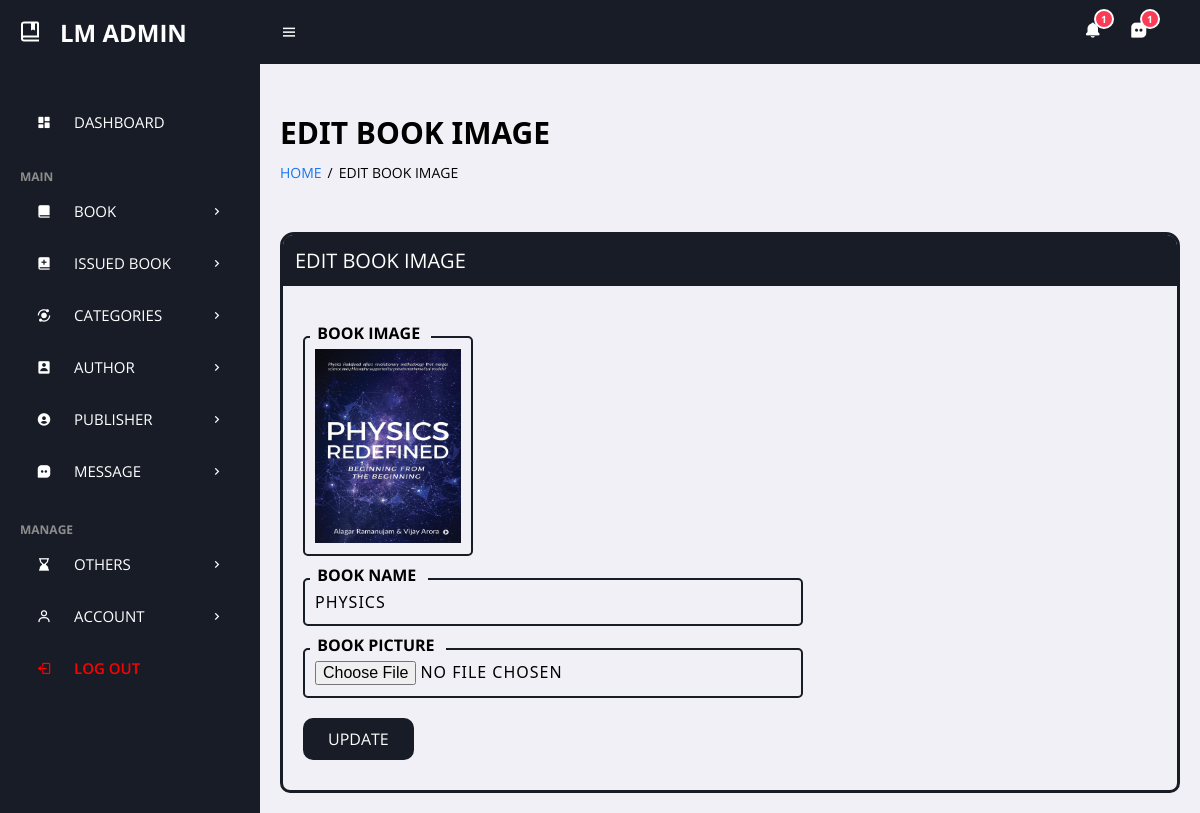
Page /admin/change-bookimg.php?bookid=3 (signed in) on the committed database.
### tables this page shows
CREATE TABLE `tblbooks` (
  `id` int(11) NOT NULL,
  `BookName` varchar(255) DEFAULT NULL,
  `CatId` int(11) DEFAULT NULL,
  `AuthorId` int(11) DEFAULT NULL,
  `PubId` int(11) DEFAULT NULL,
  `ISBNNumber` varchar(25) DEFAULT NULL,
  `BookPrice` decimal(10,2) DEFAULT NULL,
  `bookImage` varchar(250) NOT NULL,
  `isIssued` int(1) DEFAULT NULL,
  `RegDate` timestamp NULL DEFAULT current_timestamp(),
  `UpdationDate` timestamp NULL DEFAULT NULL ON UPDATE current_timestamp()
);

### admin/change-bookimg.php (the view, shortened to what this page needs)
<?php
include('includes/config.php');
if(strlen($_SESSION['alogin'])==0)
    {
header('location:index.php');
}
else{
?>
<!DOCTYPE html>
<html xmlns="http://www.w3.org/1999/xhtml">
<?php include('includes/header.php');?>
<main>
    <h1 class="title">edit book image</h1>
    <ul class="breadcrumbs">
        <li><a href="dashboard.php">Home</a></li>
        <li class="divider">/</li>
        <li><a href="change-bookimg.php" class="active">edit book image</a></li>
    </ul>
    <div class="bigbox">
        <div class="box">
            <p>edit book image</p>
        </div><br>
        <form role="form" method="post" enctype="multipart/form-data">
            <?php
$bookid=intval($_GET['bookid']);
$sql = "SELECT tblbooks.BookName,tblbooks.id as bookid,tblbooks.bookImage from  tblbooks  where tblbooks.id=:bookid";
$query = $dbh -> prepare($sql);
$query->bindParam(':bookid',$bookid,PDO::PARAM_STR);
$query->execute();
$results=$query->fetchAll(PDO::FETCH_OBJ);
if($query->rowCount() > 0)
{
foreach($results as $result)
{               ?>
            <div class="coolinput">
                <label for="input" class="text">&nbsp;Book Image&nbsp;&nbsp;</label>
                <img src="bookimg/<?php echo htmlentities($result->bookImage);?>" width="100" class="input">
            </div>
            <div class="coolinput">
                <label for="input" class="text">&nbsp;Book Name&nbsp;&nbsp;</label>
                <input class="input" type="text" name="bookname" value="<?php echo htmlentities($result->BookName);?>"
                    readonly />
            </div>
            <div class="coolinput">
                <label for="input" class="text">&nbsp;Book Picture&nbsp;&nbsp;</label>
                <input class="input" type="file" name="bookpic" autocomplete="off" required="required" />
            </div>
            <?php }} ?><div class="col-md-12">
                <button type="submit" name="update" class="bttn">Update </button>
        </form>
    </div>
</main>
</body>
</html>
<?php } ?>

### admin/assets/css/admin_style.css (style rules this page uses)
:root { --header-height: 2.5rem; --black-color: hsl(220, 24%, 12%); --black-color-light: hsl(220, 24%, 15%); --black-color-lighten: hsl(220, 20%, 18%); --white-color: #fff; --body-color: hsl(220, 100%, 97%); --body-font: "Montserrat", sans-serif; --normal-font-size: .938rem; --font-regular: 400; --font-semi-bold: 600; --z-tooltip: 10; --z-fixed: 100; }
@media screen and (min-width: 1024px) { :root { --normal-font-size: 1rem; } }
* { font-family: 'Open Sans', sans-serif; margin: 0; padding: 0; box-sizing: border-box; text-transform: uppercase !important; }
:root { --grey: #F1F0F6; --dark-grey: #8D8D8D; --light: #fff; --dark: #000; --green: #81D43A; --light-green: #E3FFCB; --blue: #1775F1; --light-blue: #D0E4FF; --dark-blue: #0C5FCD; --red: #FC3B56; }
html { overflow-x: hidden; }
body { background: var(--grey); overflow-x: hidden; }
a { text-decoration: none; }
li { list-style: none; }
main { width: 100%; padding: 24px 20px 20px 20px; }
main .title { font-size: 30px; font-weight: 600; margin-bottom: 10px; font-family: system-ui, -apple-system, BlinkMacSystemFont, 'Segoe UI', Roboto, Oxygen, Ubuntu, Cantarell, 'Open Sans', 'Helvetica Neue', sans-serif !important; }
main .breadcrumbs { display: flex; grid-gap: 6px; }
main .breadcrumbs li, main .breadcrumbs li a { font-size: 14px; }
main .breadcrumbs li a { color: var(--blue); }
main .breadcrumbs li a.active, main .breadcrumbs li.divider { color: black; pointer-events: none; }
main form { margin-top: 6px; }
.bigbox { border: 3px solid hsl(220, 24%, 12%); border-bottom-left-radius: 10px; border-bottom-right-radius: 10px; border-top-left-radius: 14px; border-top-right-radius: 14px; width: auto; height: auto; margin-top: 50px; }
.box { border: 2px solid hsl(220, 24%, 12%); border-top-left-radius: 10px; border-top-right-radius: 10px; width: auto; height: auto; background-color: hsl(220, 24%, 12%); color: white; padding: 10px; font-family: system-ui, -apple-system, BlinkMacSystemFont, 'Segoe UI', Roboto, Oxygen, Ubuntu, Cantarell, 'Open Sans', 'Helvetica Neue', sans-serif !important; font-size: 20px; padding-bottom: 10px; }
.coolinput { display: flex; flex-direction: column; width: fit-content; position: static; max-width: 240px; margin-left: 20px; }
.coolinput label.text { font-size: 1rem; color: black; font-weight: 700; position: relative; top: 0.5rem; margin: 0 0 0 7px; padding: 0 3px; background: var(--grey); width: fit-content; }
.coolinput input[type=text].input { padding: 11px 10px; font-size: 1rem; border: 2px var(--black-color) solid; border-radius: 5px; background: var(--grey) !important; color: black; width: 500px; font-weight: 500; font-family: system-ui, -apple-system, BlinkMacSystemFont, 'Segoe UI', Roboto, Oxygen, Ubuntu, Cantarell, 'Open Sans', 'Helvetica Neue', sans-serif; letter-spacing: 1px; }
.coolinput input[type=file].input { padding: 11px 10px; font-size: 1rem; border: 2px var(--black-color) solid; border-radius: 5px; background: var(--grey); color: black; width: 500px; font-weight: 500; font-family: system-ui, -apple-system, BlinkMacSystemFont, 'Segoe UI', Roboto, Oxygen, Ubuntu, Cantarell, 'Open Sans', 'Helvetica Neue', sans-serif; letter-spacing: 1px; }
.coolinput img.input { padding: 11px 10px; font-size: 1rem; border: 2px var(--black-color) solid; border-radius: 5px; background: var(--grey); color: black; font-weight: 500; font-family: system-ui, -apple-system, BlinkMacSystemFont, 'Segoe UI', Roboto, Oxygen, Ubuntu, Cantarell, 'Open Sans', 'Helvetica Neue', sans-serif; letter-spacing: 1px; }
.coolinput img { width: 170px; height: 220px; }
button.bttn { background-color: var(--black-color); border: none; color: white; text-align: center; text-decoration: none; display: inline-block; font-size: 16px; margin: 4px 2px; cursor: pointer; text-transform: uppercase; padding: 10px 25px; border-radius: 10px; margin-left: 20px; margin-top: 20px; margin-bottom: 30px; }

### rows in the picture
tblbooks: bookImage (picture), bookname "physics"

### other values in the picture
$counthelp "1"
$countmessage "1"
